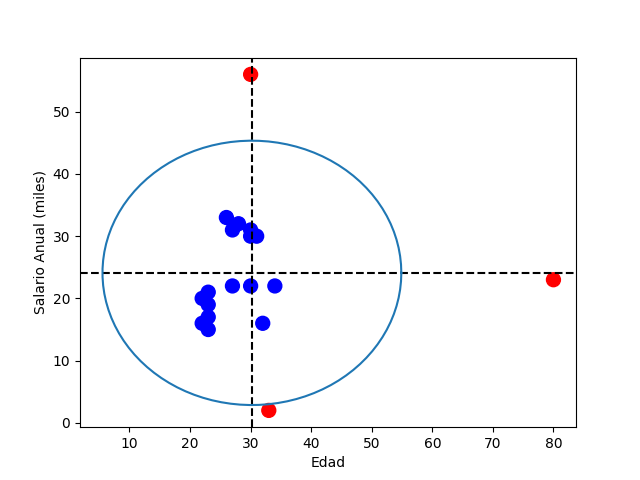

The script that drew this image:
# Outliers en 2 dimensiones
import matplotlib.pyplot as plt
import numpy as np
from math import pi

# Dimesión 1: Edades
edades = np.array([22, 22, 23, 23, 23, 23, 26, 27, 27, 28, 30, 30, 30, 30, 31, 32, 33, 34, 80])
edad_unique, count = np.unique(edades, return_counts=True)

sizes = count * 100
colors = ['blue'] * len(edad_unique)

print("= = = Datos de Edades = = =")
print(f"{type(edad_unique)}, {edad_unique=}")
print(f"{type(count)}, {count=}")
print(f"{type(sizes)}, {sizes=}")
print(f"{type(colors)}, {colors=}")

# Dimesión 2: Salario anual (miles)
salario_anual_miles = np.array([16, 20, 15, 21, 19, 17, 33, 22, 31, 32, 56, 30, 22, 31, 30, 16, 2, 22, 23])
media = (salario_anual_miles).mean()
std_x = (salario_anual_miles).std() * 2
media_y = (edades).mean()
std_y = (edades).std() * 2

colors = ['blue'] * len(salario_anual_miles)
for index, x in enumerate(salario_anual_miles):
    if abs(x - media) > std_x:
        colors[index] = 'red'

for index, x in enumerate(edades):
    if abs(x - media_y) > std_y:
        colors[index] = 'red'

plt.scatter(edades, salario_anual_miles, s=100, color=colors)
plt.axhline(media, color='k', linestyle='--')
plt.axvline(media_y, color='k', linestyle='--')

v = media       # y-position of the center
u = media_y     # x-position of the center
b = std_x       # radius on the y-axis
a = std_y       # radios on the x-axis

t = np.linspace(0, 2 * pi, 100)
plt.plot(u + a * np.cos(t), v + b * np.sin(t))

print("\n= = = Datos de Salario Anual (miles) = = =")
print(f"{type(media)}, {media=}")
print(f"{type(std_x)}, {std_x=}")
print(f"{type(media_y)}, {media_y=}")
print(f"{type(std_y)}, {std_y=}")
print(f"{type(colors)}, {colors=}")
print(f"{type(v)}, {v=}")
print(f"{type(u)}, {u=}")
print(f"{type(b)}, {b=}")
print(f"{type(a)}, {a=}")
print(f"{type(t)}, {t=}")

plt.xlabel('Edad')
plt.ylabel('Salario Anual (miles)')
plt.show()
